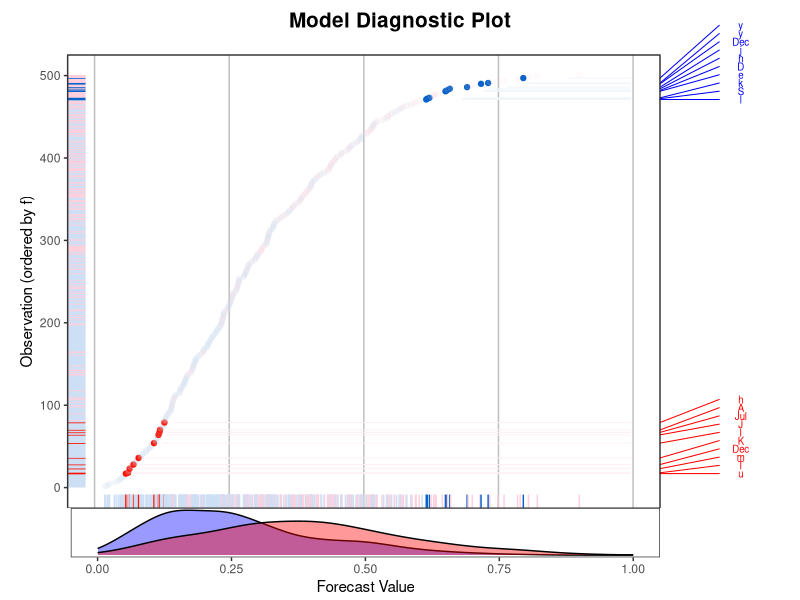

The R source for this figure: (Note: this script raises an error after producing the figure.)
#Code to try out megaphone plot
library(ggplot2)
library(dplyr)
library(grid)
library(gridExtra)


RandomData <- function(n=100, raw_mean = -1, noise_sd=1) {
	#Function to generate random data with f,y, and labels
	#inputs:
	#   n        : number of values desired
	#   raw_mean : mean of input to forecasts (untransformed)
	#   noise_sd : noise of how forecast is turned into actual (higher is worse forecast)
	#   p        : proportion of actual outcomes you want to be 1
	#output:
	#   n by 3 data.frame with columns
	#		f is forecast (numeric)
	#       y is actual (numeric)
	#       labels is labels (string)

	#generate n realizations of ystar and transform to probability scale
	#using inverse logistic
	ystar <- rnorm(mean=raw_mean ,n=n)
	f <- plogis(ystar)
	y <- rbinom(n,1,p=plogis(ystar+rnorm(n=n,sd=noise_sd)))
	raw_labels <- c(letters,LETTERS,month.abb)
	labels <- raw_labels[1]
	for (i in 2:n) {
		#Use modulus to recycle letters/labels
		j <- i %% length(raw_labels) 
		if (j==0) {
			labels<-c(labels,raw_labels[length(raw_labels)])
		} else {
			labels<-c(labels,raw_labels[j+1])
		}
	}
	return(data.frame(f=f,y=y,labels=labels))
}



#################
#Gives f1 and f2, systematically favoring f1. 
################
RandomData2 <- function(n=100, raw_mean = -1, noise_sd=1,err_m=5) {
	ystar <- rnorm(mean=raw_mean ,n=n,sd=noise_sd)
	f1 <- plogis(ystar)
	y<-rbinom(n,1,p=plogis(ystar+rnorm(n=n,sd=noise_sd)))
	raw_labels <- c(letters,LETTERS,month.abb)
	labels <- raw_labels[1]
	for (i in 2:n) {
		#Use modulus to recycle letters/labels
		j <- i %% length(raw_labels) 
		if (j==0) {
			labels<-c(labels,raw_labels[length(raw_labels)])
		} else {
			labels<-c(labels,raw_labels[j+1])
		}
	}
	df<-data.frame(f1=f1,y=y,ystar=ystar,labels=labels)
	df0<-subset(df,y==0)
	n0<-nrow(df0)
	df1<-subset(df,y==1)
	n1<-nrow(df1)
	df0$f2<-plogis(df0$ystar+rgamma(n=n0,shape=.5,rate=err_m)-rgamma(n=n0,shape=.5,rate=err_m+(.5*err_m)))
	df1$f2<-plogis(df1$ystar-rgamma(n=n1,shape=.5,rate=err_m)+rgamma(n=n1,shape=.5,rate=err_m+(.5*err_m)))
	df_fin<-rbind(df0,df1)
	return(df_fin)
}



MegaPlot9 <- function(f, y, labels, worstN=10, size_adjust=0,right_margin=7,top_margin=1.5,label_spacing=10,lab_adjust=.5,text_size=10,title="Model Diagnostic Plot") {
	################################################################
	#Function to create diagnostic plot for a single model
	#
	#input:
	#  f      : N by 1 vector of forecasts f_{i} in (0,1)
	#  y      : N by 1 vector of forecasts y_{i} is 0 or 1
	#  labels : N by 1 vector of textual labels (strings)
	#  worstN : How many values to label, these will be worst for each class
	#  
	#
	#  size_adjust	: adjusts distribution of space between density plot and
	#						the main plot. Usually values from 
	#						[0,.7], but you can also go into negative 
	#						numbers where you need the margx plot
	#						(density plot on x axis) to get larger relative 
	#						to main plot. >0.6 starts getting ugly. 
	#						Default is 0.5.
	#  right_margin		: adjusts the right margin. 
	#						Tends to be between [5,15].
	#						Default value is 7.
	#  top_margin		: adjusts the top margin of PLOT 
	#						(not including title). 
	#						Useful if labels are off the upper end of page. 	
	#						Likely between [1,5]. Default value is 1.5.
	#
	#
	#  label_spacing 		: Spacing between labels 
	#  lab_adjust			: shift label right or left vis-a-vis the line
	#  text_size				: font size
	#        
	#output:
	#
	#  object that needs "grid.draw()" to plot
	#
	################################################################
	
	data <- data.frame(f=f, y=y, labels=labels)
	pdata <- data %>% mutate(y_minus_f=y-f) %>% arrange(f) %>% mutate(forecastOrder = row_number())
	#still need to label worstN
	pdata <- pdata %>% group_by(y) %>% arrange(desc(abs(y_minus_f))) %>% mutate(label_worst=ifelse(row_number()<=worstN, as.character(labels), " "))
	#need to create var for absolute errors
	pdata<-pdata%>%mutate(abserr=abs(y_minus_f))
	#create indicator for worst values
	pdata <- pdata %>% group_by(y) %>% arrange(desc(abs(y_minus_f))) %>% mutate(isworstn=ifelse(row_number()<=worstN, 1, 0))
	#for coloring
	pdata <- pdata %>% mutate(coloring=
		ifelse(y==1 & isworstn==1, '1w',
		ifelse(y==0 & isworstn==1, '0w',
		ifelse(y==1 & isworstn==0, '1',
		'0'))))
	#arrange data for plotting
	pdata<-pdata%>%arrange(forecastOrder)
	N=nrow(pdata)
	labbuffer=(nchar(N)-3)*.3
	boolcolors<-as.character(c(
		'1w'='#cddff4', #very light blue
		'0w'='#0862ca', #bold blue
		'1'='#fecfdc', #very light red
		'0'='#fd1205')) #bold red
	boolscale<-scale_color_manual(name='coloring',values=boolcolors)
	###################
	#initialize plots.
	#	Object "o2" contains the full plot we care about,
	#		minus the lines & labels. 
	#	Object "margx" is the marginal on the x axis of f|y=0 & f|y=1
	###################
	o1 <- ggplot(pdata, aes(x=f,y=forecastOrder,group=y, color=as.factor(coloring)))+boolscale
	o2 <- o1 + geom_point(aes(alpha=(isworstn)))  +geom_rug(side="r")+xlim(c(0,1))+ylim(c(0,N))+theme_bw()+theme(panel.grid.major=element_line(colour='grey'),panel.grid.minor=element_line(colour='grey'),panel.grid.major.y=element_blank(),panel.grid.minor.y=element_blank(),panel.grid.minor.x=element_blank(),axis.text.x=element_blank(),axis.ticks.x=element_blank(),axis.title.x=element_blank(),legend.position='none',plot.margin=unit(c(top_margin,right_margin,-.2,1),"lines")) +labs(y='Observation (ordered by f)')+boolscale
	margx<-ggplot(pdata,aes(f,fill=factor(y)))+geom_density(alpha=.4)+scale_fill_manual(values=c('blue','red'))+xlim(c(0,1))+labs(x='Forecast Value')+theme_bw()+theme(panel.grid.minor=element_blank(),panel.grid.major=element_blank(),axis.title.y=element_blank(),axis.text.y=element_blank(),axis.ticks.y=element_blank(),legend.position="none",plot.margin=unit(c(0,right_margin,0.2,3.35+labbuffer),"lines"))
	
	###################
	#Lines and Labels
	###################	
	z<-o2
	count0=0
	count1=0
	for (i in 1:length(pdata$label_worst)) {
		
		################################
		#Prepare to position labels
		################################	
		text_spacing<-label_spacing
			
		labeltext<-pdata$label_worst[i]
		if(labeltext == ' '){
			next
		}
		obsy=pdata$y[i]
		if(obsy==0){
			count0<-count0+text_spacing
		}
		if(obsy==1){
			count1<-count1+text_spacing
		}
		if(count1==text_spacing){
			y1init=pdata$forecastOrder[i]
		}
		if(count0==text_spacing){
			y0init=pdata$forecastOrder[i]
		}
		
		fpos<-pdata$f[i]
		##############################
		#Set the parameters for labels
		##############################
		ycolor<-ifelse(obsy==0,'blue','red')
		ypos_text<-ifelse(obsy==0,
			(y0init+(count0-text_spacing)),
			(y1init+(count1-text_spacing))
			)
		ifelse(pdata$forecastOrder[i]>ypos_text,LineSlope<-c(1,0),LineSlope<-c(0,1))
		labjust_left=1.1
		labjust_right=labjust_left+lab_adjust
		
		###############################
		#Create the labels on plot
		###############################
		current<-
			z+
			annotation_custom(
			grob=textGrob(label=labeltext,
				gp=gpar(fontsize=text_size,col=ycolor)),
			ymin=ypos_text,
			ymax=ypos_text,
			xmin=labjust_left,
			xmax=labjust_right
			)+
			annotation_custom(
			grob=linesGrob(
				x=c(1,labjust_left),
				y=LineSlope,
				gp=gpar(col=ycolor)
				),
				ymin=
					ifelse(
					pdata$forecastOrder[i]<=ypos_text,
					pdata$forecastOrder[i],
					ypos_text),
				ymax=
					ifelse(
					pdata$forecastOrder[i]>ypos_text,
					pdata$forecastOrder[i],
					ypos_text)
			)+
			annotation_custom(
			grob=linesGrob(
				x=c(fpos+.05,.95),
				y=0,
				gp=gpar(col=ifelse(obsy==0,'#f0f5fb','#fef0f4'))
				),
				ymin=pdata$forecastOrder[i],
				ymax=pdata$forecastOrder[i]
			)
		z<-current
		}
		
	#Turn off clipping so we can render the plot
	gt <- ggplot_gtable(ggplot_build(z))
	gt$layout$clip[gt$layout$name == "panel"] <- "off"
	o3<-arrangeGrob(gt,margx,ncol=1,nrow=2,heights=c(4+size_adjust,1-size_adjust),top=textGrob(title,gp=gpar(fontsize=15,font=2),just='top'))
	return(o3)
}



BicepPlot <- function(f1, f2, y, labels, bestN=10, label_spacing=3,right_lab_adjust=0.02,bottom_lab_adjust=0.03,right_margin=5,bottom_margin=5,top_margin=1,transp_adjust=1, m1title="Model 1", m2title="Model 2", hlines=TRUE,vlines=TRUE,rare=FALSE) {
	################################################################
	#Function to create Bi-Separation plot for comparing two models
	#
	#input:
	#
	#	f1 = Vector of forecasts from model 1
	#	f2 = Vector of forecasts from model 2
	#	y = Vector of actual outcomes
	#	labels = Vector of labels per observation
	#	bestN = max num. of "most improved" obs you want labeled per model
	#
	#
	#	label_spacing = distance between labels
	#	right_lab_adjust = how far from the end of line do you want label?
	#						(usually very small; default is 0.02)
	#	bottom_lab_adjust = how far from end of line do you want label?
	#						(usually very small; default is 0.03)
	#	right_margin = how much whitespace needed on right side of plot?
	#					(for if labels don't fit; default is 5)
	#	bottom_margin = how much whitespace needed on bottom of plot?
	#					(for if labels don't fit; default is 5)
	#	top_margin = how much whitespace needed on top of plot?
	#					(for if labels don't fit; default is 1)
	#
	#	transp_adjust = float from [0,10] to adjust opacity of non-labeled
	#					points. Accounts for density of case universe.
	#					(Default is 1. Generally on the extremes (1 vs 10)).
	#						(0 will render them extremely light)
	#
	#	hlines = T/F whether you want faded lines horizontally pointing
	#				from M2 separation plot to most improved observations.
	#				(Default is TRUE)
	#	vlines = T/F whether you want faded lines vertically pointing
	#				from M1 separation plot to most improved observations.
	#				(Default is TRUE)
	#
	#	rare = T/F whether you have an excessive number of zeros.
	#				Adjusts coloring for visibility.
	#				(Default is FALSE)
	#
	#output:
	#	
	#	object that needs "grid.draw()" to plot
	# 
	################################################################
	
	data <- data.frame(f1=f1, f2=f2, y=y, labels=labels)
	
	pdata <- data %>% arrange(f1) %>% mutate(forecastOrder1 = row_number())
	pdata <- pdata %>% arrange(f2) %>% mutate(forecastOrder2 = row_number()) 
	pdata <- pdata %>% mutate(fdiff=forecastOrder2-forecastOrder1) %>% arrange(fdiff)

	
	###########################
	#Label the worst N for m1 and m2
	###########################
	
	#########
	#model 1, labels worstN given y=0, and given y=1
	#########
	
	#label best, given y==1
	pdata <- pdata %>% arrange(fdiff) %>% arrange(-y) %>% mutate(isbestn_m1_y1=ifelse(row_number()<=bestN & fdiff<0,1,0))
	
	#label best, given y==0
	pdata <- pdata %>% arrange(-fdiff) %>% arrange(y) %>% mutate(isbestn_m1_y0=ifelse(row_number()<=bestN & fdiff>0,1,0))
	
	#create "label_best_m1" based on those
	pdata <- pdata %>% mutate(label_best_m1= ifelse(isbestn_m1_y0==1 | isbestn_m1_y1==1, as.character(labels)," "))

	#########
	#model 2, same as above
	#########
	
	#label and color best, given y==1
	pdata <- pdata %>% arrange(-fdiff) %>% arrange(-y) %>% mutate(isbestn_m2_y1=ifelse(row_number()<=bestN & fdiff>0,1,0)) 
	
	#label best, given y==0
	pdata <- pdata %>% arrange(fdiff) %>% arrange(y) %>% mutate(isbestn_m2_y0=ifelse(row_number()<=bestN & fdiff<0,1,0))
	
	#create "label_best_m2" based on those
	pdata <- pdata %>% mutate(label_best_m2= ifelse(isbestn_m2_y0==1 | isbestn_m2_y1==1, as.character(labels)," "))
	
	N=nrow(pdata)
	############
	#Now we need to set up colors for plot
	############
	
	####
	#label "best n" for both models
	####
	pdata$transp[pdata$isbestn_m2_y0==1 | pdata$isbestn_m1_y0==1]<-1
	pdata$transp[pdata$isbestn_m2_y0==0 & pdata$isbestn_m1_y0==0 & pdata$y==0]<-0+(.1*transp_adjust)
	pdata$transp[pdata$isbestn_m2_y1==1 | pdata$isbestn_m1_y1==1]<-1
	pdata$transp[pdata$isbestn_m2_y1==0 & pdata$isbestn_m1_y1==0 & pdata$y==1]<-0+(.1*transp_adjust)
	
	####
	#1. if either m2 or m1 is "best", and y=0
	#2. if neither m2 nor m1 is "best", and y=0
	#3. if either m2 or m1 is "best" and y=1
	#4. if neither m2 nor m1 is "best" and y=1
	####
	
	pdata$coloring[pdata$isbestn_m2_y0==1 | pdata$isbestn_m1_y0==1]<-'0b'
	pdata$coloring[pdata$isbestn_m2_y0==0 & pdata$isbestn_m1_y0==0 & pdata$y==0]<-'0'
	pdata$coloring[pdata$isbestn_m2_y1==1 | pdata$isbestn_m1_y1==1]<-'1b'
	pdata$coloring[pdata$isbestn_m2_y1==0 & pdata$isbestn_m1_y1==0 & pdata$y==1]<-'1'
	
	
	if(transp_adjust==0){
		y0_litecol<-'#f5f8fc'
		y1_litecol<-ifelse(rare==TRUE,'#fecdca','fef5fb')
	} else {
		y0_litecol<-'#cddff4'
		y1_litecol<-ifelse(rare==TRUE,'#fd5950','#fecfdc')
	}
	
	boolcolors<-as.character(c(
		'0'= y0_litecol, #very light blue
		'0b'='#0862ca', #bold blue
		'1'= y1_litecol, #very light red
		'1b'='#fd1205')) #bold red
	boolscale<-scale_color_manual(name='coloring',values=boolcolors)
	
	##############
	#Arrange by model 2 for lines/labels
	##############
	pdata<- pdata %>% arrange(forecastOrder2)
	
	
	###################
	#initialize plots.
	#	Object "o2" contains the full plot we care about,
	#		minus the lines & labels. 
	###################
	o1 <- ggplot(pdata, aes(x=forecastOrder1,y=forecastOrder2,color=as.factor(coloring),group=y))+boolscale
	mart=F
	o2 <- o1+geom_point(aes(alpha=((transp))))+geom_rug(side="br")+geom_abline(intercept=0,slope=1)+xlim(c(0,nrow(pdata)))+ylim(c(0,nrow(pdata)))+theme_bw()+theme(plot.title=element_text(size=rel(1)),legend.position='none',plot.margin=unit(c(top_margin,right_margin,bottom_margin,1),'lines'),axis.title.x=element_blank(),axis.ticks.x=element_blank(),axis.text.x=element_blank(),panel.grid.major=element_blank(),panel.grid.minor=element_blank(),axis.ticks.y=element_blank(),axis.text.y=element_blank())+labs(title=m1title,y=m2title)+boolscale

	###################
	#1.		Model 2 bestN
	###################	
	z<-o2
	count=0
	for (i in 1:length(pdata$label_best_m2)) {
		
		if(pdata$label_best_m2[i]==" ") {
			next
		}
		###############################
		#for the lines
		###############################
		
		obsy=pdata$y[i]
		label_spacing=label_spacing
		
		#set the first erroneous obs to a flat line
		#	since the next code adds "label_spacing",
		#	I subtract it out here so it'll end up
		#	a flat line.
		#
		#Provides a baseline using previous text
		#	for this current label's position
		
		if(count==0) {
			yinit<-pdata$forecastOrder2[i]-label_spacing
		} else {
			yinit<-ypos_text
		}						
		
		#####	
		#calculate 2nd y-point for every line
		#	note that the first one will be
		#	completely horizontal, 
		#####
		
			ypos_text<-yinit+label_spacing
			count=count+1
		
		#####
		#Determine whether you'll have a negative slope
		#	pointing from FO2 down to label, or a 
		#	positive slope pointing from label up to
		#	the FO2. 
		#####
					
		if(pdata$forecastOrder2[i]>ypos_text) {
			LineSlope<-c(1,0)
		} else {
			LineSlope<-c(0,1)
		}
		
		#Coloring for y
		ycolor<-ifelse(obsy==0,'blue','red')	
		###############################
		#Create the labels on plot
		###############################
		labeltext<-pdata$label_best_m2[i]
		labjust_left<-1.1
		labjust_right<-right_lab_adjust
		
		current<-
			z+
			annotation_custom(
			grob=textGrob(label=labeltext,
				x=labjust_left+labjust_right,
				gp=gpar(col=ycolor,fontsize=7)
				),
			ymin=ypos_text,
			ymax=ypos_text,
			)+
			annotation_custom(
			grob=linesGrob(
				x=c(1,labjust_left),
				y=LineSlope,
				gp=gpar(col=ycolor),
				),
			
			#need to constrain min & max y to 
			#	either observed or label position,
			#	depending on direction of slope
			ymin=ifelse(y==0,ypos_text,pdata$forecastOrder2[i]),
			ymax=ifelse(y==0,pdata$forecastOrder2[i],ypos_text),
			)
			
			###########################
			#Decide whether to add horizontal pointer lines
			###########################
			hcol<-ifelse(obsy==0,'#cddff4','#fecfdc')
			if(hlines==TRUE){
				current_fin<-current+
					annotation_custom(
					grob=linesGrob(
						x=c(0,1),
						y=LineSlope,
						gp=gpar(col=ifelse(mart==F,hcol,ycolor)),
						),
					ymin=pdata$forecastOrder2[i],
					ymax=pdata$forecastOrder2[i],
					xmin=ifelse(mart==F,pdata$forecastOrder1[i],0)
					)
			} else {
				current_fin<-current
			}

		z<-current_fin
	}
	
	pdata <- pdata %>% arrange(forecastOrder1)	
	#########################
	#2. 	Model 1 bestN
	#########################
	
	z2<-z
	count=0
	
	for (i in 1:length(pdata$label_best_m1)) {
		
		##################################
		#If it's not a worstN, pass it
		##################################
		
		if(pdata$label_best_m1[i]==" ") {
			next
		}
		
		###############################
		#for the labels
		###############################
		
		obsy=pdata$y[i]
		
		#
		#Set the baseline: first label should be
		#	directly under the FOpoint.
		#
		
		if(count==0) {
			xinit<-pdata$forecastOrder1[i]-label_spacing
		} else { #store the previous position so we can tack on space
			xinit<-hpos_text
		}
		
						
		
		#####	
		#calculate 2nd y-point for every line
		#	First line will be vertical, 
		#	each will have labels a certain distance
		#	from the previous label.
		#####
		label_spacing=label_spacing
		
		hpos_text<-xinit + label_spacing
		count=count+1
				
		#Coloring for y
		ycolor<-ifelse(obsy==0,'blue','red')	
		
		#####
		#Determine whether you'll have a negatively
		#	sloped line pointing to the label,
		#	or a positively sloped line, depending
		#	on where the label must go (based on
		#	its positioning)
		#####
		
		if(pdata$forecastOrder1[i] > hpos_text){
			LineSlope<-c(1,0)
		} else {
			LineSlope<-c(0,1)
		}
		
		
		###############################
		#Create the labels on plot
		###############################
		labeltext<-pdata$label_best_m1[i]
		label_adjust_top=bottom_lab_adjust
		
		current<-
			z2+
			annotation_custom(
			grob=textGrob(
				label=labeltext,
				y=-0.1-label_adjust_top,
				rot=-90,
				gp=gpar(col=ycolor,fontsize=7)
				),
			xmin=hpos_text,
			xmax=hpos_text,
			)+
			annotation_custom(
			grob=linesGrob(
				y=c(0,-.1),
				x=LineSlope,
				gp=gpar(col=ycolor),
				),

			xmin=ifelse(
				pdata$forecastOrder1[i] > hpos_text,
				hpos_text,
				pdata$forecastOrder1[i]
				),
			xmax=ifelse(
				pdata$forecastOrder1[i] > hpos_text,
				pdata$forecastOrder1[i],
				hpos_text
				),
			)
			
			########################
			#Decide whether to add vertical pointer lines
			########################
			vcol<-ifelse(obsy==0,'#cddff4','#fecfdc')
			if(vlines==TRUE){
				current_fin<-current+
					annotation_custom(
					grob=linesGrob(
						y=c(0,1),
						x=LineSlope,
						gp=gpar(col=ifelse(mart==F,vcol,ycolor)),
						),
					xmin=pdata$forecastOrder1[i],
					xmax= pdata$forecastOrder1[i],
					ymax=ifelse(mart==F,pdata$forecastOrder2[i],N)
					)
			} else {
				current_fin<-current
			}
		z2<-current_fin
		}

		
		
	#Turn off clipping so we can render the plot
	gt <- ggplot_gtable(ggplot_build(z2))
	gt$layout$clip[gt$layout$name == "panel"] <- "off"
	o3<-arrangeGrob(gt)
	return(o3)

}





########################################################
#End: functions
#
#begin: testing
########################################################


data1 <- RandomData2(n=500,noise_sd=1,err_m=2.5)
data2 <- RandomData(n=500,noise_sd=1)
test <- MegaPlot9(f=data2$f, y=data2$y, labels=data2$labels, worstN=10,size_adjust=0.2,right_margin=7,top_margin=1.5,label_spacing=10,lab_adjust=.2,text_size=7)

grid.draw(test) #WARNING: plot doesn't show up w/o "grid.draw()" function

test<-BicepPlot(f1=data1$f1,
	f2=data1$f2,
	y=data1$y,
	labels=data1$labels,
	bestN=10, 
	label_spacing=20,
	right_lab_adjust=.02,
	bottom_lab_adjust=0.03,
	transp_adjust=10,
	hlines=T,
	vlines=T
	)

grid.draw(test)

#############
#for manual use
#############

f1=data1$f1
f2=data1$f2
y=data1$y
labels=data1$labels
bestN=10
label_spacing=3
right_lab_adjust=.02
bottom_lab_adjust=0.03

#############
#FL
#############
test<-BicepPlot(f1=fl.three$pred2,
	f2=fl.three$pred,
	y=fl.three$onset,
	labels=fl.three$country,
	bestN=10,
	label_spacing=125,
	right_lab_adjust=.1,
	bottom_lab_adjust=0.1,
	right_margin=8,
	bottom_margin=7,
	top_margin=2,
	m1title='Model 1: gdp/pop only',
	m2title='Model 2: full FL',
	hlines=T,
	vlines=T)

grid.draw(test)